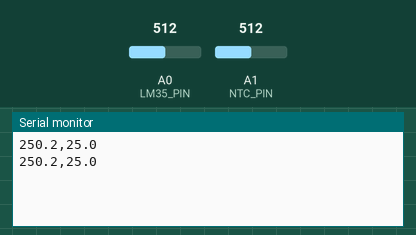
Recording of a sketch running on a simulated Arduino Uno, built with avr-gcc and run on an emulated ATmega328P. Parts: the last lines printed to the serial monitor. The inputs (shaded band) are chosen by the test bench; at power-on: A0 (LM35_PIN) = 512, A1 (NTC_PIN) = 512.

Above: at 1.2 s.
1.3 s: A0 (LM35_PIN) set to 716
At 2.6 s:
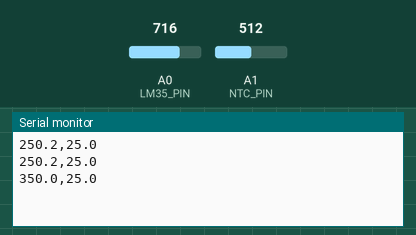
2.8 s: A1 (NTC_PIN) set to 716
At 4.0 s:
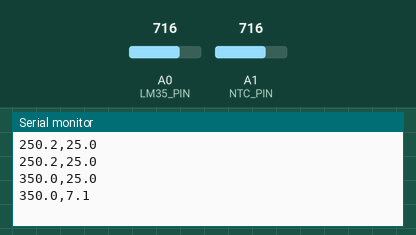
4.3 s: A0 (LM35_PIN) set to 900
At 4.3 s:
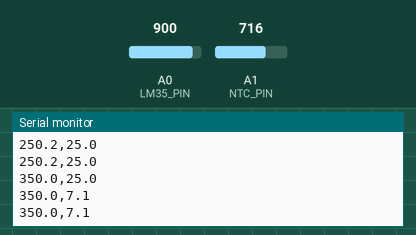
5.8 s: A1 (NTC_PIN) set to 900
At 7.1 s:
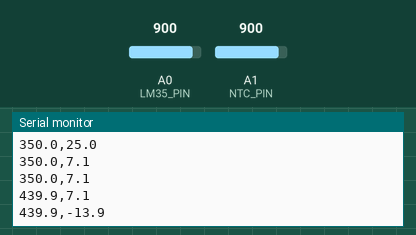
Timing chart, 0 to 8.3 s (numbered marks = the images above; inputs shaded):
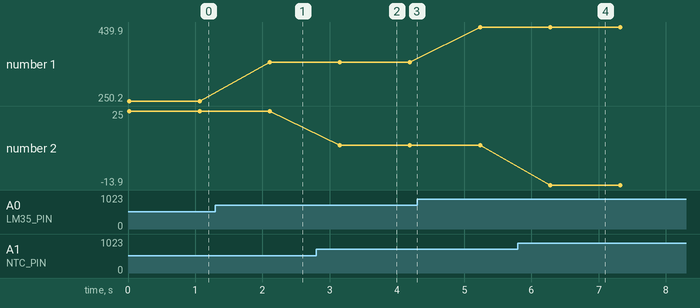

The sketch:

heat-2ch.ino
```cpp
/*
  아화중 과학 중1 Ⅲ. 열 — 온도 센서 2개로 동시에 측정하기
  센서 1  LM35 온도 센서        OUT -> A0,  VCC -> 5V,  GND -> GND
  센서 2  써미스터(NTC 10kΩ)    5V -> 10kΩ 저항 -> A1 -> 써미스터 -> GND
          (37종 센서 키트의 '아날로그 온도 센서 모듈(KY-013)'은 S -> A1, 가운데 -> 5V, - -> GND)
  1초마다 "센서1온도,센서2온도" 형식으로 시리얼 출력 (보드레이트 9600)
  ※ 센서를 물에 넣을 때는 랩이나 열수축 튜브로 다리(핀) 부분을 꼭 감싸서 방수한다.
*/
const int LM35_PIN = A0;
const int NTC_PIN  = A1;

// 써미스터를 따뜻하게 했는데 온도가 내려가면 1로 바꾼다(모듈마다 연결 방향이 다름)
#define NTC_REVERSED 0
const float SERIES_R = 10000.0;  // 함께 연결한 저항 10kΩ
const float NTC_R0   = 10000.0;  // 25 ℃에서 써미스터 저항
const float NTC_BETA = 3950.0;   // 써미스터 B 상수

float readLM35() {
  long sum = 0;
  for (int i = 0; i < 10; i++) { sum += analogRead(LM35_PIN); delay(2); }
  float voltage = (sum / 10.0) * (5.0 / 1023.0);
  return voltage * 100.0;        // LM35: 10 mV = 1 ℃
}

float readNTC() {
  long sum = 0;
  for (int i = 0; i < 10; i++) { sum += analogRead(NTC_PIN); delay(2); }
  float raw = sum / 10.0;
  if (raw < 1 || raw > 1022) return -99;
#if NTC_REVERSED
  float r = SERIES_R * (1023.0 / raw - 1.0);
#else
  float r = SERIES_R * raw / (1023.0 - raw);
#endif
  float invT = 1.0 / 298.15 + log(r / NTC_R0) / NTC_BETA;  // B 상수 식
  return 1.0 / invT - 273.15;
}

void setup() {
  Serial.begin(9600);
}

void loop() {
  Serial.print(readLM35(), 1);
  Serial.print(",");
  Serial.println(readNTC(), 1);
  delay(1000);
}
```

Measured:
- after the input at 1.3 s, the serial monitor: prints a new line after 0.81 s (image 1)
- after the input at 2.8 s, the serial monitor: prints a new line after 0.35 s (image 2)
- after the input at 5.8 s, the serial monitor: prints a new line after 0.48 s (image 4)
- plotted number 1: 250.2 → 350 after the input at 1.3 s, 350 → 439.9 after the input at 4.3 s
- plotted number 2: 25 → 7.1 after the input at 2.8 s, 7.1 → -13.9 after the input at 5.8 s
